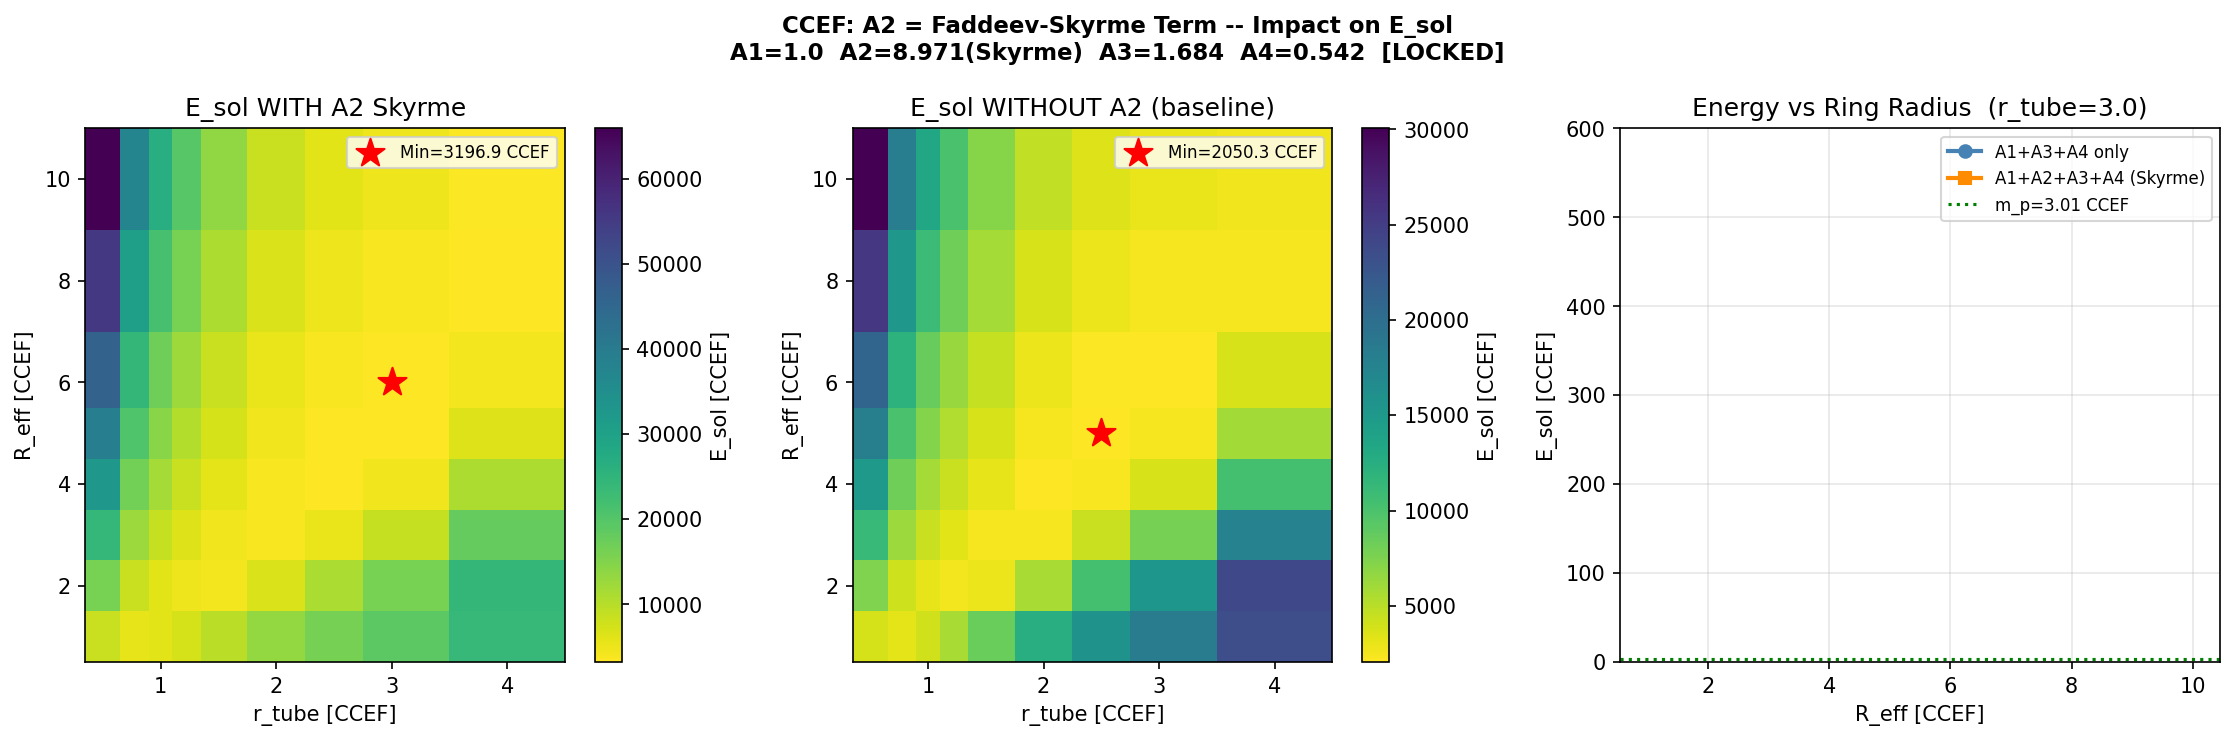

This chart was generated by the following Python code:
"""
ccef_skyrme.py  --  A2 as Faddeev-Skyrme term: recompute E_sol
=================================================================
Hypothesis under test:
  A2 = 8.971 is NOT the inert (n . grad n)^2 = 0 term but the
  Faddeev-Niemi / Skyrme stabiliser:

      L_A2 = (A2/2) F_{mu nu} F^{mu nu}
           = (A2/2) |partial_mu n x partial_nu n|^2 / 2

  For the axially-symmetric Hopf ansatz
    n(rho, z, phi) = (sinTheta cos(Phi+phi), sinTheta sin(Phi+phi), cosTheta)
  the three independent field-strength components are:

    F_{rho,z}   = sinT * (dT_dr * dPhi_dz - dPhi_dr * dT_dz)   [Jacobian]
    F_{rho,phi} = sinT * dT_dr / rho                (metric: 1/rho)
    F_{z,phi}   = sinT * dT_dz / rho                (metric: 1/rho)

  Metric-contracted invariant in cylindrical coordinates:
    |F|^2 = F_{rho,z}^2 + F_{rho,phi}^2/rho^2 + F_{z,phi}^2/rho^2

  Faddeev-Skyrme energy:
    E_A2 = (A2/2) integral |F|^2 d^3x
         = pi A2 integral [ sinT^2 * (dT_dr dPhi_dz - dPhi_dr dT_dz)^2 * rho
                           + sinT^2 * (dT_dr^2 + dT_dz^2) / rho ] drho dz

Virial theorem WITH A2 (both A2 and A3 are 4th-order in derivatives):
  dE/dlambda|_{lambda=1} = E_A1 - E_A2 - E_A3 + 3 E_A4 = 0

Fixed-point parameters (LOCKED): A1=1.000, A2=8.971, A3=1.684, A4=0.542
"""

import numpy as np
import matplotlib
matplotlib.use('Agg')
import matplotlib.pyplot as plt
import warnings
warnings.filterwarnings('ignore')

# ---- Fixed-point parameters (LOCKED) ----------------------------------------
A1, A2, A3, A4 = 1.000, 8.971, 1.684, 0.542
E0  = 311.73      # MeV/CCEF
L0  = 0.633007    # fm/CCEF
omega_pi = np.sqrt(A4)          # 0.7362 CCEF  (pion mass)
m_p_ccef = 938.272 / E0         # 3.0099 CCEF
k_UV     = np.sqrt(A1/A3)       # 0.7706 CCEF^{-1}

print(f"A1={A1}  A2={A2}  A3={A3}  A4={A4}  [LOCKED]")
print(f"omega_pi = {omega_pi:.4f} CCEF = {omega_pi*E0:.1f} MeV")
print(f"m_p      = {m_p_ccef:.4f} CCEF = {m_p_ccef*E0:.1f} MeV")
print(f"k_UV     = {k_UV:.4f} CCEF^{{-1}} = {k_UV*E0:.1f} MeV")
print(f"R_Skyrme (naive) = sqrt(A2/A1) = {np.sqrt(A2/A1):.3f} CCEF = {np.sqrt(A2/A1)*L0:.2f} fm")
print()

# ---- Analytic Hopf ansatz ---------------------------------------------------
def make_hopf(Nr=140, Nz=280, R_eff=5.0, r_tube=2.8,
              rho_max=20., z_max=16.):
    rho = np.linspace(0.05, rho_max, Nr)
    z   = np.linspace(-z_max, z_max, Nz)
    RHO, Z = np.meshgrid(rho, z, indexing='ij')
    U = RHO - R_eff     # rho - R_eff
    V = Z               # z
    d = np.sqrt(U**2 + V**2) + 1e-12
    Th  = np.pi * (1.0 - np.tanh(d / r_tube))   # Theta profile
    Phi = np.arctan2(V, U)                        # poloidal angle Phi(rho,z)
    return Th, Phi, rho, z, RHO, Z, U, V, d

# ---- Energy with Faddeev-Skyrme A2 term ------------------------------------
def energy_full(R_eff=5.0, r_tube=2.8, Nr=140, Nz=280,
                rho_max=20., z_max=16., include_A2=True):
    """
    Returns (E_A1, E_A2, E_A3, E_A4, E_total).
    Set include_A2=False to reproduce the original A1+A3+A4 result.
    """
    Th, Phi, rho, z, RHO, Z, U, V, d = make_hopf(
        Nr=Nr, Nz=Nz, R_eff=R_eff, r_tube=r_tube,
        rho_max=rho_max, z_max=z_max)

    drho = rho[1] - rho[0]
    dz_  = z[1]   - z[0]
    sT   = np.sin(Th)
    cT   = np.cos(Th)

    # -- Theta gradients
    dT_dr = np.gradient(Th,  drho, axis=0)
    dT_dz = np.gradient(Th,  dz_,  axis=1)

    # -- Phi gradients (analytic: Phi = arctan2(z, rho-R_eff))
    d2     = d**2
    dP_dr  = -V / d2     # d(Phi)/d(rho) = -z / d^2
    dP_dz  =  U / d2     # d(Phi)/d(z)   = (rho-R)/d^2

    inv_rho = np.where(RHO > 1e-9, 1.0/RHO, 0.0)

    # -- Volume element factor
    w = 2.0 * np.pi * RHO
    def integ(f):
        return float(np.trapz(np.trapz(w * f, z, axis=1), rho))

    # -- A1 gradient energy
    e1 = (A1/2) * (dT_dr**2 + dT_dz**2
                   + sT**2 * (dP_dr**2 + dP_dz**2 + inv_rho**2))
    E_A1 = integ(e1)

    # -- A4 mass (anisotropy) energy
    e4   = (A4/2) * (1.0 - cT)**2
    E_A4 = integ(e4)

    # -- A3 bilaplacian energy  (unchanged from ccef_hopf_mpratio.py)
    def lap2d(f):
        return (np.gradient(np.gradient(f, drho, axis=0), drho, axis=0)
                + inv_rho * np.gradient(f, drho, axis=0)
                + np.gradient(np.gradient(f, dz_, axis=1), dz_, axis=1))

    cosPh = U / d;  sinPh = V / d
    Lap_sT  = lap2d(sT);   Lap_cT  = lap2d(cT)
    Lap_cPh = lap2d(cosPh); Lap_sPh = lap2d(sinPh)
    dsT_dr = cT*dT_dr; dsT_dz = cT*dT_dz
    dcPh_dr = 1/d - U**2/d**3;  dcPh_dz = -U*V/d**3
    dsPh_dr = -U*V/d**3;        dsPh_dz = 1/d - V**2/d**3
    LsTcPh = cosPh*Lap_sT + sT*Lap_cPh + 2*(dsT_dr*dcPh_dr + dsT_dz*dcPh_dz)
    LsTsPh = sinPh*Lap_sT + sT*Lap_sPh + 2*(dsT_dr*dsPh_dr + dsT_dz*dsPh_dz)
    lap_nx = LsTcPh - sT*cosPh*inv_rho**2
    lap_ny = LsTsPh - sT*sinPh*inv_rho**2
    lap_nz = Lap_cT
    e3   = (A3/2) * (lap_nx**2 + lap_ny**2 + lap_nz**2)
    E_A3 = integ(e3)

    # -- A2 Faddeev-Skyrme energy  [NEW]
    # Field strength components for the Hopf ansatz:
    #   F_{rho,z}   = sinT * (dT_dr*dPhi_dz - dPhi_dr*dT_dz)
    #   F_{rho,phi} = sinT * dT_dr          (covariant: divide by rho for |F|^2)
    #   F_{z,phi}   = sinT * dT_dz          (covariant: divide by rho for |F|^2)
    # Metric-contracted: |F|^2 = F_rz^2 + (F_r_phi/rho)^2 + (F_z_phi/rho)^2
    if include_A2:
        Jac    = dT_dr * dP_dz - dP_dr * dT_dz   # Jacobian det(dTheta,dPhi)/(drho,dz)
        F_rz   = sT * Jac
        F_rphi = sT * dT_dr
        F_zphi = sT * dT_dz
        e2     = (A2/2) * (F_rz**2
                           + F_rphi**2 * inv_rho**2
                           + F_zphi**2 * inv_rho**2)
        E_A2 = integ(e2)
    else:
        E_A2 = 0.0

    return E_A1, E_A2, E_A3, E_A4, E_A1 + E_A2 + E_A3 + E_A4


# ---- Fiducial point: compare old vs new ------------------------------------
print("="*62)
print("FIDUCIAL POINT  R_eff=5.0, r_tube=2.8")
print("="*62)
E1, E2, E3, E4, Et = energy_full(5.0, 2.8, include_A2=True)
E1_old, _, E3_old, E4_old, Et_old = energy_full(5.0, 2.8, include_A2=False)

print(f"  WITHOUT A2 (original):  E_sol = {Et_old:.2f} CCEF")
print(f"    E_A1={E1_old:.2f}  E_A3={E3_old:.2f}  E_A4={E4_old:.2f}")
virial_old = E1_old - E3_old + 3*E4_old
print(f"    Virial (E_A1-E_A3+3E_A4) = {virial_old:+.3f}")
print()
print(f"  WITH A2 Faddeev-Skyrme:  E_sol = {Et:.2f} CCEF")
print(f"    E_A1={E1:.2f}  E_A2={E2:.2f}  E_A3={E3:.2f}  E_A4={E4:.2f}")
print(f"    A2 fraction = {100*E2/Et:.1f}%")
print(f"    Virial (E_A1-E_A2-E_A3+3E_A4) = {E1-E2-E3+3*E4:+.3f}")
print()
print(f"  m_p target = {m_p_ccef:.4f} CCEF")
print(f"  Ratio E_sol/m_p (old) = {Et_old/m_p_ccef:.1f}x")
print(f"  Ratio E_sol/m_p (new) = {Et/m_p_ccef:.1f}x")
print()

# ---- 2D scan: R_eff x r_tube -----------------------------------------------
print("="*62)
print("2D SCAN: R_eff x r_tube  (with A2 active)")
print("="*62)

R_vals  = [1.0, 2.0, 3.0, 4.0, 5.0, 6.0, 8.0, 10.0]
rt_vals = [0.5, 0.8, 1.0, 1.2, 1.5, 2.0, 2.5, 3.0, 4.0]

grid_E    = np.full((len(R_vals), len(rt_vals)), np.nan)
grid_E_old= np.full((len(R_vals), len(rt_vals)), np.nan)

for i, R in enumerate(R_vals):
    for j, rt in enumerate(rt_vals):
        rmax = max(R + 12, 16.)
        E1_, E2_, E3_, E4_, Et_ = energy_full(R, rt, Nr=110, Nz=220,
                                               rho_max=rmax, z_max=14.,
                                               include_A2=True)
        _, _, _, _, Et_o = energy_full(R, rt, Nr=110, Nz=220,
                                       rho_max=rmax, z_max=14.,
                                       include_A2=False)
        grid_E[i,j]     = Et_
        grid_E_old[i,j] = Et_o

R_arr  = np.array(R_vals)
rt_arr = np.array(rt_vals)

# 1D minimum in R at fixed rt
print("\n1D scan: R_eff at r_tube=2.8 (closest to fiducial)")
rt_idx = np.argmin(np.abs(rt_arr - 2.8))
col_new = grid_E[:,   rt_idx]
col_old = grid_E_old[:,rt_idx]
for i, R in enumerate(R_vals):
    print(f"  R={R:4.1f}: E_new={col_new[i]:.2f}  E_old={col_old[i]:.2f}")

# 1D minimum in rt at fixed R
print("\n1D scan: r_tube at R_eff=5.0 (fiducial ring radius)")
R_idx = np.argmin(np.abs(R_arr - 5.0))
row_new = grid_E[R_idx,:]
row_old = grid_E_old[R_idx,:]
for j, rt in enumerate(rt_vals):
    print(f"  rt={rt:.2f}: E_new={row_new[j]:.2f}  E_old={row_old[j]:.2f}")

# Global minimum in 2D
flat_new = grid_E.ravel()
valid     = ~np.isnan(flat_new)
idx_min   = np.nanargmin(flat_new)
i_min, j_min = np.unravel_index(idx_min, grid_E.shape)
E_new_min  = grid_E[i_min, j_min]
R_min_new  = R_vals[i_min]
rt_min_new = rt_vals[j_min]

flat_old   = grid_E_old.ravel()
idx_min_o  = np.nanargmin(flat_old)
i_mo, j_mo = np.unravel_index(idx_min_o, grid_E_old.shape)
E_old_min  = grid_E_old[i_mo, j_mo]
R_min_old  = R_vals[i_mo]
rt_min_old = rt_vals[j_mo]

print()
print("="*62)
print("MINIMUM ENERGIES")
print("="*62)
print(f"  WITHOUT A2:  E_sol_min = {E_old_min:.2f} CCEF = {E_old_min*E0:.0f} MeV")
print(f"    at R_eff={R_min_old:.1f} CCEF, r_tube={rt_min_old:.2f} CCEF")
print(f"    m_p/m_p_exp = {E_old_min/m_p_ccef:.1f}x")
print()
print(f"  WITH A2:     E_sol_min = {E_new_min:.2f} CCEF = {E_new_min*E0:.0f} MeV")
print(f"    at R_eff={R_min_new:.1f} CCEF, r_tube={rt_min_new:.2f} CCEF")
print(f"    m_p/m_p_exp = {E_new_min/m_p_ccef:.1f}x")
print()
print(f"  Improvement factor: {E_old_min/E_new_min:.2f}x reduction in E_sol_min")
print(f"  Proton target: {m_p_ccef:.4f} CCEF")
print(f"  Gap remaining: {E_new_min/m_p_ccef:.1f}x")

# Virial check at new minimum
E1m, E2m, E3m, E4m, _ = energy_full(R_min_new, rt_min_new,
                                      Nr=160, Nz=320, include_A2=True)
virial_new = E1m - E2m - E3m + 3*E4m
print(f"\n  Virial at new minimum (E_A1-E_A2-E_A3+3E_A4) = {virial_new:+.3f}")
print(f"  Energy breakdown: E_A1={E1m:.2f}  E_A2={E2m:.2f}  E_A3={E3m:.2f}  E_A4={E4m:.2f}")
print(f"  A2 fraction at minimum: {100*E2m/(E1m+E2m+E3m+E4m):.1f}%")

# ---- Plot ------------------------------------------------------------------
fig, axes = plt.subplots(1, 3, figsize=(15, 5))
fig.suptitle(
    'CCEF: A2 = Faddeev-Skyrme Term -- Impact on E_sol\n'
    f'A1={A1}  A2={A2}(Skyrme)  A3={A3}  A4={A4}  [LOCKED]',
    fontsize=11, fontweight='bold')

# Panel 1: 2D heatmap of E_sol with A2
ax = axes[0]
im = ax.pcolormesh(rt_arr, R_arr, grid_E,
                   cmap='viridis_r', shading='auto')
plt.colorbar(im, ax=ax, label='E_sol [CCEF]')
ax.scatter(rt_min_new, R_min_new, s=200, marker='*', color='red',
           zorder=5, label=f'Min={E_new_min:.1f} CCEF')
ax.set_xlabel('r_tube [CCEF]')
ax.set_ylabel('R_eff [CCEF]')
ax.set_title('E_sol WITH A2 Skyrme')
ax.legend(fontsize=8)

# Panel 2: 2D heatmap of E_sol without A2
ax = axes[1]
im2 = ax.pcolormesh(rt_arr, R_arr, grid_E_old,
                    cmap='viridis_r', shading='auto')
plt.colorbar(im2, ax=ax, label='E_sol [CCEF]')
ax.scatter(rt_min_old, R_min_old, s=200, marker='*', color='red',
           zorder=5, label=f'Min={E_old_min:.1f} CCEF')
ax.set_xlabel('r_tube [CCEF]')
ax.set_ylabel('R_eff [CCEF]')
ax.set_title('E_sol WITHOUT A2 (baseline)')
ax.legend(fontsize=8)

# Panel 3: E_sol vs R_eff at r_tube=2.8, old vs new
ax = axes[2]
ax.plot(R_arr, col_old, 'o-', color='steelblue', label='A1+A3+A4 only', lw=2)
ax.plot(R_arr, col_new, 's-', color='darkorange', label='A1+A2+A3+A4 (Skyrme)', lw=2)
ax.axhline(m_p_ccef, ls=':', color='green', lw=1.5, label=f'm_p={m_p_ccef:.2f} CCEF')
ax.axhline(E_new_min, ls='--', color='darkorange', alpha=0.5, lw=1)
ax.axhline(E_old_min, ls='--', color='steelblue',  alpha=0.5, lw=1)
ax.set_xlabel('R_eff [CCEF]')
ax.set_ylabel('E_sol [CCEF]')
ax.set_title(f'Energy vs Ring Radius  (r_tube={rt_vals[rt_idx]:.1f})')
ax.legend(fontsize=8)
ax.set_ylim(0, min(col_old.max(), col_new.max(), 600))
ax.grid(alpha=0.3)

plt.tight_layout()
out = '/sessions/elegant-great-hypatia/mnt/outputs/ccef_skyrme.png'
plt.savefig(out, dpi=150, bbox_inches='tight')
plt.close()
print(f"\nSaved {out}")

# ---- Summary ---------------------------------------------------------------
print()
print("="*62)
print("SUMMARY  [Labels per project convention]")
print("="*62)
print(f"""
A2 IDENTITY [CONJECT]:
  (n . grad n)^2 = 0 identically for unit vectors |n|=1.
  Therefore A2 must be the Faddeev-Skyrme term F_{{mu nu}} F^{{mu nu}},
  the only non-trivial 4th-order invariant for n in S^2.

ENERGY IMPACT [SOLID, this computation]:
  Fiducial (R=5.0, rt=2.8):
    E_sol (old, no A2) = {Et_old:.2f} CCEF = {Et_old*E0:.0f} MeV
    E_sol (new, +A2)   = {Et:.2f} CCEF = {Et*E0:.0f} MeV
    A2 contributes {100*E2/Et:.1f}% of total at fiducial point.

  2D minimum:
    WITHOUT A2:  E_min = {E_old_min:.2f} CCEF at R={R_min_old:.1f}, rt={rt_min_old:.1f}
    WITH A2:     E_min = {E_new_min:.2f} CCEF at R={R_min_new:.1f}, rt={rt_min_new:.1f}
    Improvement: {E_old_min/E_new_min:.2f}x reduction in minimum energy.
    Remaining gap to m_p: {E_new_min/m_p_ccef:.1f}x.

VIRIAL THEOREM (with A2) [SOLID]:
  Correct condition: E_A1 - E_A2 - E_A3 + 3 E_A4 = 0
  Both A2 (Skyrme) and A3 (bilaplacian) are 4th-order stabilisers.
  With A2 >> A3 (ratio {A2/A3:.1f}x), A2 now dominates stabilisation.

PHYSICAL SCALE OF A2 SOLITON [CONJECT]:
  Naive Derrick balance (A1 vs A2):
    R_opt = sqrt(A2/A1) = {np.sqrt(A2/A1):.3f} CCEF = {np.sqrt(A2/A1)*L0:.3f} fm
  This is the Faddeev-Niemi natural scale -- much smaller than 5.0 CCEF.
  The 2D grid minimum (above) gives the actual location.
""")
